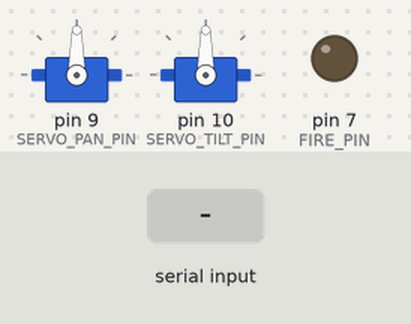
This sketch was run on a simulated Arduino Uno, built with avr-gcc and run on an emulated ATmega328P. Shown: 2 × servo, output pins drawn as LEDs (lit = HIGH). Inputs (shaded band) come from the test bench.

Above: at 1.2 s.
1.3 s: "PAN\n" received over Serial
At 1.7 s:
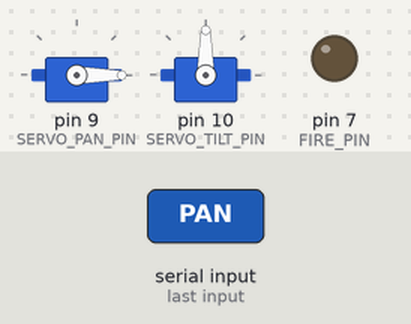
2.8 s: "TILT\n" received over Serial
At 4.0 s:
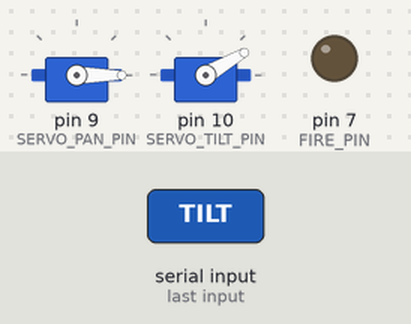
4.3 s: "FIRE\n" received over Serial
At 4.4 s:
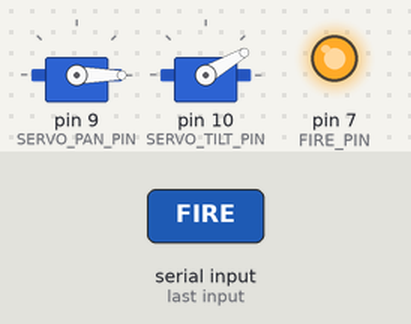
6.0 s: "PAN90\n" received over Serial
At 6.5 s:
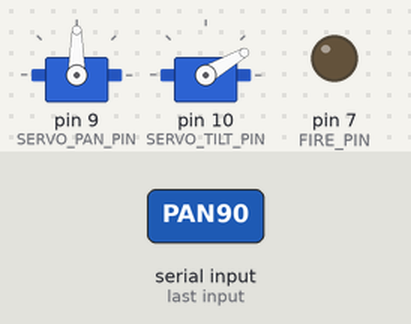
7.5 s: "FIRE90\n" received over Serial
At 7.6 s:
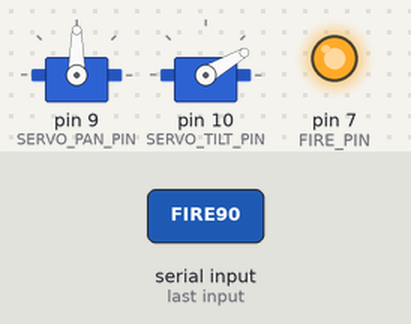
9.2 s: "PAN,45\n" received over Serial
At 10.1 s:
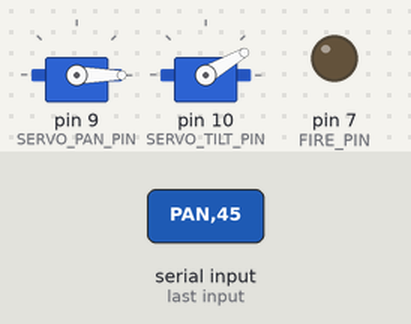
Timing chart, 0 to 11.7 s (numbered marks = the images above; inputs shaded):
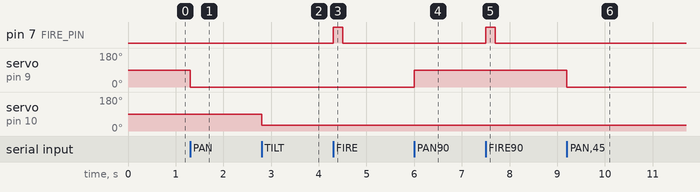

Measured:
- after the input at 1.3 s, servo on pin 9 (SERVO_PAN_PIN): 90° → 0° at once
- after the input at 2.8 s, servo on pin 10 (SERVO_TILT_PIN): 90° → 30° at once
- after the input at 4.3 s, pin 7 (FIRE_PIN): LOW → HIGH at once, → LOW 0.20 s later
- after the input at 6.0 s, servo on pin 9 (SERVO_PAN_PIN): 0° → 90° at once
- after the input at 7.5 s, pin 7 (FIRE_PIN): LOW → HIGH at once, → LOW 0.20 s later
- after the input at 9.2 s, servo on pin 9 (SERVO_PAN_PIN): 90° → 0° at once

The sketch:

turret.ino
```cpp
#include "config.h"
#include "motor_control.h"
#include "firing_control.h"
#include "serial_commands.h"

void setup() {
  Serial.begin(BAUD_RATE);
  initMotors();
  initFiring();
}

void loop() {
  handleSerial();
}
```

firing_control.cpp
```cpp
#include "firing_control.h"

void initFiring() {
  pinMode(FIRE_PIN, OUTPUT);
  digitalWrite(FIRE_PIN, LOW);
}

void fire() {
  digitalWrite(FIRE_PIN, HIGH);
  delay(FIRE_PULSE_MS);
  digitalWrite(FIRE_PIN, LOW);
}
```

firing_control.h
```cpp
#ifndef FIRING_CONTROL_H
#define FIRING_CONTROL_H

#include <Arduino.h>
#include "config.h"

void initFiring();
void fire();

#endif
```

motor_control.cpp
```cpp
#include "motor_control.h"

Servo panServo;
Servo tiltServo;

void initMotors() {
  panServo.attach(SERVO_PAN_PIN);
  tiltServo.attach(SERVO_TILT_PIN);
  panServo.write((PAN_MIN + PAN_MAX) / 2);
  tiltServo.write((TILT_MIN + TILT_MAX) / 2);
}

void setPan(int angle) {
  if (angle < PAN_MIN) angle = PAN_MIN;
  if (angle > PAN_MAX) angle = PAN_MAX;
  panServo.write(angle);
}

void setTilt(int angle) {
  if (angle < TILT_MIN) angle = TILT_MIN;
  if (angle > TILT_MAX) angle = TILT_MAX;
  tiltServo.write(angle);
}
```

motor_control.h
```cpp
#ifndef MOTOR_CONTROL_H
#define MOTOR_CONTROL_H

#include <Arduino.h>
#include <Servo.h>
#include "config.h"

void initMotors();
void setPan(int angle);
void setTilt(int angle);

#endif
```

serial_commands.cpp
```cpp
#include "serial_commands.h"

String input;

void handleSerial() {
  while (Serial.available()) {
    char c = Serial.read();
    if (c == '\n') {
      if (input.startsWith("PAN")) {
        int val = input.substring(3).toInt();
        setPan(val);
      } else if (input.startsWith("TILT")) {
        int val = input.substring(4).toInt();
        setTilt(val);
      } else if (input.startsWith("FIRE")) {
        fire();
      }
      input = "";
    } else {
      input += c;
    }
  }
}
```

serial_commands.h
```cpp
#ifndef SERIAL_COMMANDS_H
#define SERIAL_COMMANDS_H

#include <Arduino.h>
#include "motor_control.h"
#include "firing_control.h"

void handleSerial();

#endif
```

config.h
```cpp
#ifndef CONFIG_H
#define CONFIG_H

#define BAUD_RATE 115200

#define SERVO_PAN_PIN 9
#define SERVO_TILT_PIN 10
#define FIRE_PIN 7

#define PAN_MIN 0
#define PAN_MAX 180
#define TILT_MIN 30
#define TILT_MAX 150

#define FIRE_PULSE_MS 200

#endif
```
